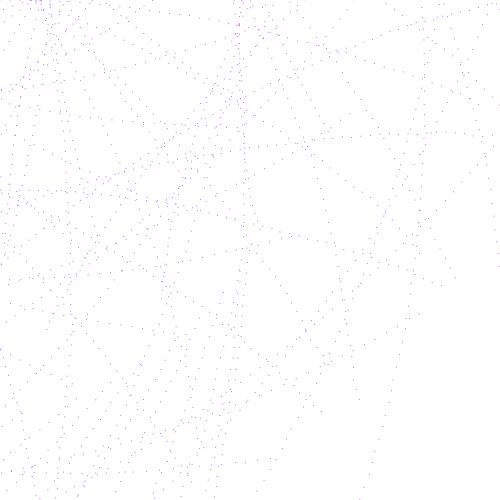
Frame 1 (no input)
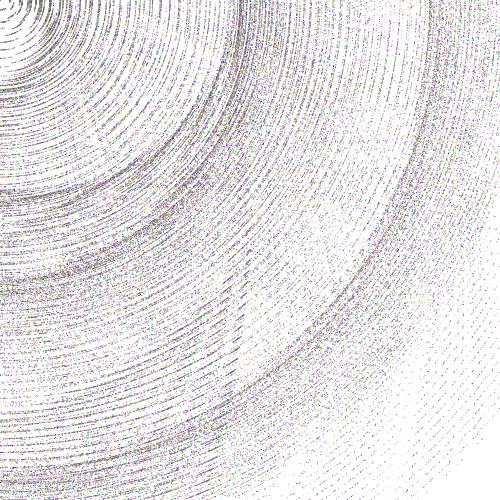
Frame 60 (the mouse pressed at the canvas centre just before this capture)
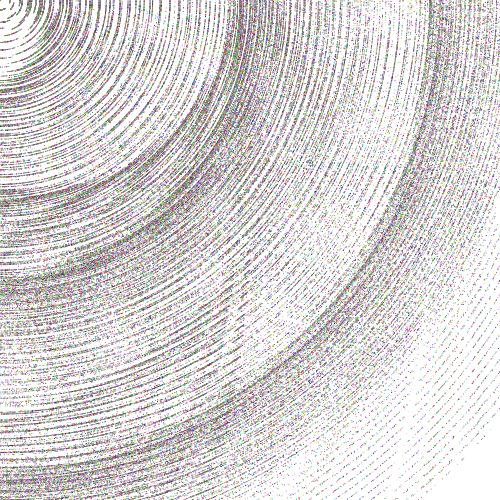
Frame 120 (the mouse held since frame 60 and released just before this capture)

The Processing sketch that drew these frames (run headless with seeded random() and noise(); from frame 60 on, the mouse is pressed at the canvas centre):

// Processing sketch: processing_84204
// ── processing_84204.pde

void setup()
{
  size(500,500);
   background(255);
  smooth();

  
  
  
  
}

void draw ()
{
  
   noStroke();
  fill(random(0,255),random(0,255),random(0,255));
  for (int posX=250; posX<width; posX=posX+10)
  {
  
   for (int posY=250; posY<height; posY=posY+10)
   {
  rotate(random(PI/360));
ellipse(posX, posY,1,1);

   }}
   
     for (int posX=-250; posX<width; posX=posX+10)
  {
  
   for (int posY=-250; posY<height; posY=posY+10)
   {
  rotate(random(PI/360));
ellipse(posX, posY,1,1);
   
   
   }}}
